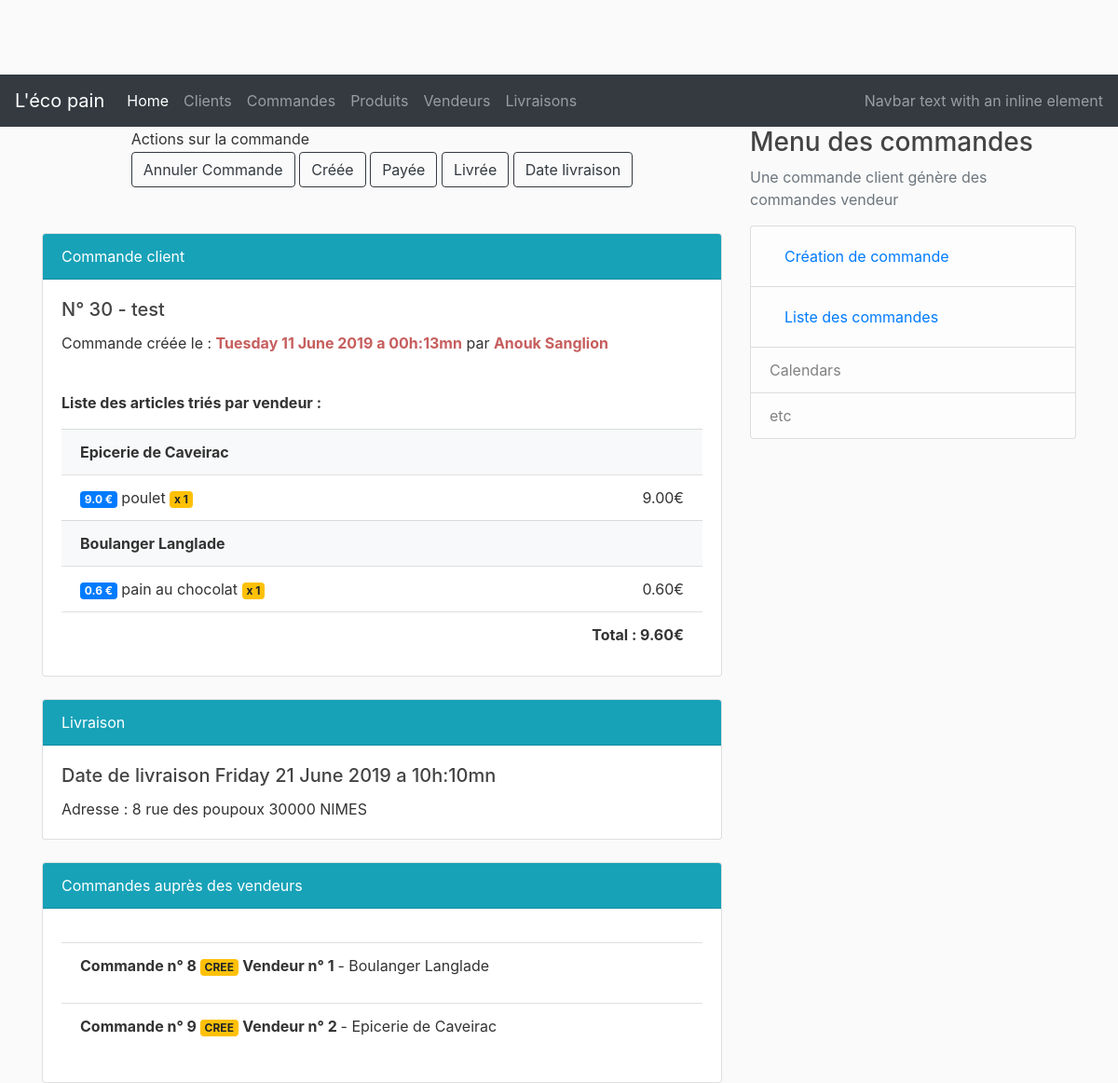
The app's page /orders/30 with its own data.
### lecopain/dao/models.py (models this page shows, shortened)
class CustomerOrder(db.Model)   :
    __tablename__               = 'customer_orders'
    id                          = db.Column(db.Integer, primary_key                             = True)
    title                       = db.Column(db.String(50), nullable                             = False)
    created_at                  = db.Column(db.DateTime, nullable                               = False, default = datetime.utcnow)
    customer_id                 = db.Column(db.Integer, db.ForeignKey('customers.id'), nullable = False)
    status                      = db.Column(db.String(20), nullable                             = False)
    vendorOrders                = db.relationship('VendorOrder', backref = 'customerOrder', lazy = True)
    delivery                    = db.relationship('Delivery', uselist=False)
    delivery_dt                 = db.Column(db.DateTime)
    payement_status             = db.Column(db.String(20), nullable                             = False)

class Customer(db.Model)        :
    __tablename__               = 'customers'
    id                          = db.Column(db.Integer, primary_key                             = True)
    firstname                   = db.Column(db.String(50), nullable                             = False)
    lastname                    = db.Column(db.String(50), nullable                             = False)
    address                     = db.Column(db.String(200))
    cp                          = db.Column(db.String(20))
    city                        = db.Column(db.String(50))
    email                       = db.Column(db.String(200), nullable                            = False)
    created_at                  = db.Column(db.DateTime, nullable                               = False, default = datetime.utcnow)
    orders                      = db.relationship('CustomerOrder', backref                      = 'owner', lazy  = True)

class Product(db.Model)      :
    __tablename__            = 'products'
    id                       = db.Column(db.Integer, primary_key = True)
    name                     = db.Column(db.String(50), nullable = False)
    description              = db.Column(db.String(250))
    price                    = db.Column(db.Float)
    status                   = db.Column(db.String(20))
    selections               = db.relationship('CustomerOrder', secondary = 'order_product', backref = db.backref('selected_products'))
    vendor_id                = db.Column(db.Integer, db.ForeignKey('vendors.id'), nullable = False)

class Vendor(db.Model)        :
    __tablename__             = 'vendors'
    id                        = db.Column(db.Integer, primary_key  = True)
    name                      = db.Column(db.String(50), nullable  = False)
    email                     = db.Column(db.String(200), nullable = False)
    products                  = db.relationship('Product', backref = 'vendor', lazy = True)
    vendorOrders              = db.relationship('VendorOrder', backref = 'vendor', lazy = True)

class Order_product(db.Model) :
    __tablename__             = 'order_product'
    order_id                  = db.Column(db.Integer, db.ForeignKey('customer_orders.id'), primary_key = True)
    product_id                = db.Column(db.Integer, db.ForeignKey('products.id'), primary_key        = True)
    quantity                  = db.Column(db.Integer)
    price                     = db.Column(db.Float)

class VendorOrder(db.Model)   :
    __tablename__             = 'vendor_orders'
    id                        = db.Column(db.Integer, primary_key                                      = True)
    title                     = db.Column(db.String(50), nullable                                      = False)
    vendor_id                 = db.Column(db.Integer, db.ForeignKey('vendors.id'), nullable      = False)
    customer_order_id         = db.Column(db.Integer, db.ForeignKey('customer_orders.id'), nullable    = False)
    status                    = db.Column(db.String(20), nullable                                      = False)

### lecopain/controllers/order_controller.py (the view)
@order_page.route("/orders/<int:order_id>", methods=['GET', 'POST'])
def order(order_id):
    order = CustomerOrder.query.get_or_404(order_id)
    customer = Customer.query.get_or_404(order.customer_id)
    products = order.selected_products
    products.sort(key=lambda x: x.vendor_id, reverse=True)
    sorted_products = sorted(products, key=lambda x: x.vendor_id, reverse=True)
    bought_items = Order_product.query.filter(Order_product.order_id == order.id).all()
    return render_template('/orders/order.html', order=order, bought_items=bought_items, products=sorted_products, customer=customer)

### lecopain/templates/orders/order.html (shortened to what this page needs)
{% extends "layout.html" %}
{% block content %}
  <table align="center">
    <tr>
      <td valign="center">Actions sur la commande</td>
    </tr>
    <tr>
      <td>
        <a href="/orders/update/{{ order.id }}/annulation" class="btn btn-outline-dark" >Annuler Commande </a>
        <a href="/orders/update/{{ order.id }}/created" class="btn btn-outline-dark" >Créée </a>
        <a href="/orders/update/{{ order.id }}/paid" class="btn btn-outline-dark">Payée</a>
        <a href="/orders/update/{{ order.id }}/delivered" class="btn btn-outline-dark">Livrée</a>
        <a href="/orders/update/{{ order.id }}/time" class="btn btn-outline-dark">Date livraison</a>
      </td>
    </tr>
  </table>
<br>
<br>
    <div class="card  " >
        <div class="card-header text-white bg-info">
                Commande client
        </div>
        <div class="card-body">
          <h5 class="card-title"> N° {{order.id}} - {{order.title}}</h5>
          <p class="card-text">Commande créée le : <b style="color:rgb(199, 94, 94);">{{ order.created_at.strftime('%A %d %B %Y a %Hh:%Mmn' ) }}</b> par <b style="color:rgb(199, 94, 94);">{{customer.firstname}} {{customer.lastname}}</b></p>
          <br>
          <p><b>Liste des articles triés par vendeur :</b></p>
          <ul class="list-group list-group-flush">
          {% set total = {'value': 0.00} %}
          {% set vendor = {'value': ''} %}
          {% for product in order.selected_products %}
            {% if vendor.value != product.vendor.name %}
            <li class="list-group-item bg-light">
                    <b>{{product.vendor.name}}</b>
                    {% set vendor = {'value': product.vendor.name} %}
            </li>
            {% endif%}
            <li class="list-group-item">
              <span class="badge badge-primary">{{product.price}} €</span>
              {{product.name}}
                {% for product_order in bought_items %}
                    {% if product_order.product_id == product.id %}
                    <span class="badge badge-warning">x {{product_order.quantity}}</span>
                    <span style="float: right"> {{ "%.2f"|format(product_order.quantity * product.price) }}€</span>
                    {% endif%}
                {% endfor %}
            </li>
          {% endfor %}
          <li class="list-group-item">
                <b><span style="float: right">Total : {{ "%.2f"|format(total.value|float) }}€</span></b>
          </li>
        </ul>
        </div>
      </div>
      <br>
      <div class="card">
          <div class="card-header text-white bg-info">
                  Livraison
          </div>
          <div class="card-body">
            <h5 class="card-title">Date de livraison {{ order.delivery_dt.strftime('%A %d %B %Y a %Hh:%Mmn') }}</h5>
            <p class="card-text">Adresse  : {{ customer.address }} {{ customer.cp }} {{ customer.city }} </p>
          </div>
        </div>
        <br>
        <div class="card">
            <div class="card-header text-white bg-info" >
                    Commandes auprès des vendeurs
            </div>
            <div class="card-body">
                <ul class="list-group list-group-flush">
                {% for vendorOrder in order.vendorOrders %}
                <li class="list-group-item">
                    <b>Commande n° {{vendorOrder.id}} </b>  <span class="badge badge-warning">{{vendorOrder.status}}</span>
                    <b>Vendeur n° {{vendorOrder.vendor.id}} </b> - {{vendorOrder.vendor.name}}</p>
                </li>
                {% endfor %}
                </ul>
            </div>
          </div>
{% endblock %}
{% block right_menu %}
<div class="content-section">
    <h3>Menu des commandes</h3>
    <p class='text-muted'>Une commande client génère des commandes vendeur
        <ul class="list-group">
        <li class="list-group-item list-group-item-light">
                <a class="nav-link" href="/orders/new">Création de commande</a></li>
        <li class="list-group-item list-group-item-light">
                <a class="nav-link" href="/orders">Liste des commandes</a></li>
        <li class="list-group-item list-group-item-light">Calendars</li>
        <li class="list-group-item list-group-item-light">etc</li>
        </ul>
    </p>
</div>
{% endblock %}

### lecopain/static/main.css (style rules this page uses)
body { background: #fafafa; color: #333333; margin-top: 5rem; }
h1, h2, h3, h4, h5, h6 { color:#444444; }

### records on screen
CustomerOrder: id "30", title "test", created_at "Tuesday 11 June 2019 a 00h:13mn", delivery_dt "Friday 21 June 2019 a 10h:10mn"
Customer: firstname "Anouk", lastname "Sanglion", address "8 rue des poupoux", cp "30000", city "NIMES"
Product: vendor.name "Epicerie de Caveirac", price "9.0", name "poulet"
Order_product: quantity "1", product_order.quantity*product.price "9.00"
Product: vendor.name "Boulanger Langlade", price "0.6", name "pain au chocolat"
Order_product: quantity "1", product_order.quantity*product.price "0.60"
VendorOrder: id "8", status "CREE", vendor.id "1", vendor.name "Boulanger Langlade"
VendorOrder: id "9", status "CREE", vendor.id "2", vendor.name "Epicerie de Caveirac"

### other values on screen
{{ "%.2f"|format(total.value|float) }} "9.60"
